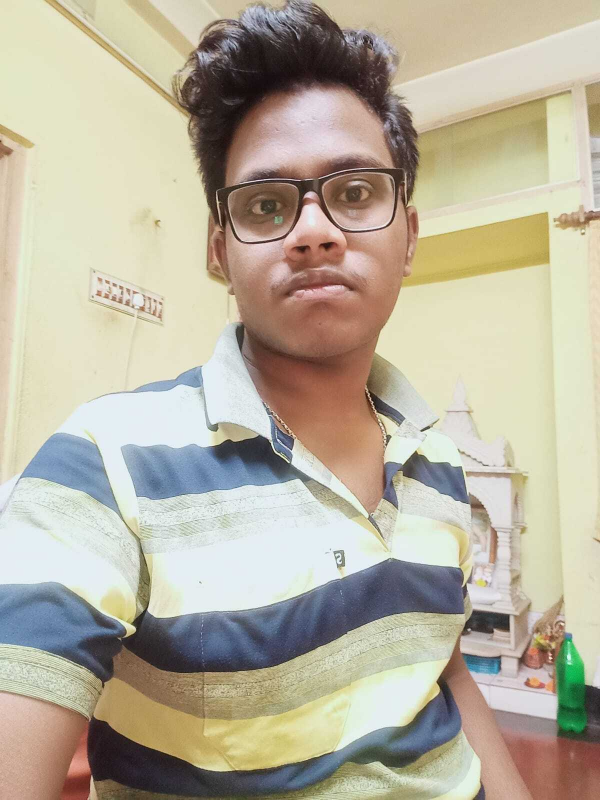
#> input picture code/dataset/testing/Arup4.jpg, 1200 x 1599 px (shown at 1/2 size)
$ python -i Eigen_Fisher_Face_LBPH_video_realtime.py   (imports and definitions only)
#> lines starting #> are read from the running program, lines starting #| are printed output that depends on the picture
#> further down, picture is the input picture: shape (1599, 1200, 3); mean B, G, R 158.9, 177.2, 184.6

# install opencv-contrib using the command
# pip install --user opencv-contrib-python


#import the required libraries
import cv2


# function to detect face from image
def face_detection(image_to_detect):
    #converting the image to grayscale since its required for eigen and fisher faces
    image_to_detect_gray = cv2.cvtColor(image_to_detect, cv2.COLOR_BGR2GRAY)
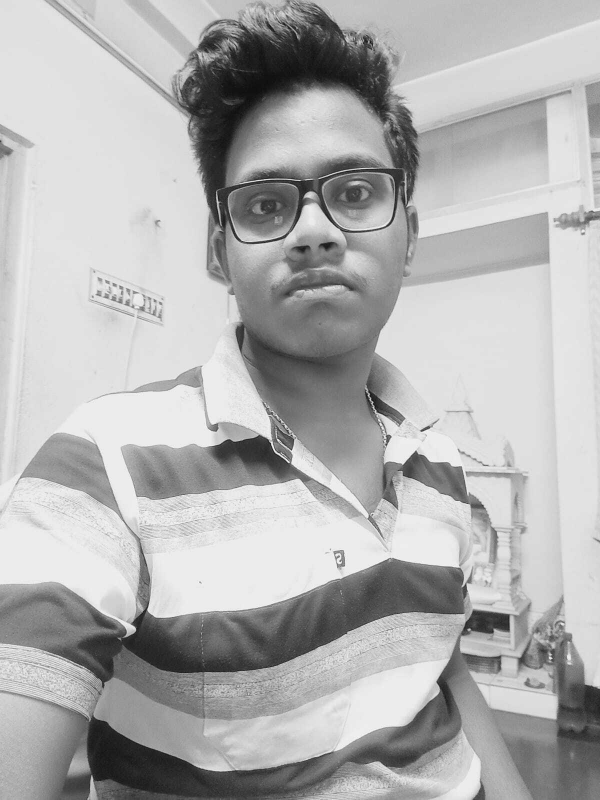
#> image_to_detect_gray: shape (1599, 1200) (shown at 1/2 size); min 4, max 255, mean 177.4

    # load the pretrained model for face detection
    # lbpcascade is recommended for LBPH
    # haarcascade is recommended for Eigenface and Fisherface haarcascade_frontalface_default.xml
    # download lpbcascade from https://raw.githubusercontent.com/opencv/opencv/master/data/lbpcascades/lbpcascade_frontalface.xml
    face_detection_classifier = cv2.CascadeClassifier('code/models/haarcascade_frontalface_default.xml')
    # can also use lbpcascade_frontalface.xml

    # detect all face locations in the image using classifier
    all_face_locations = face_detection_classifier.detectMultiScale(image_to_detect_gray)
#> all_face_locations = [[1103, 1472, 83, 83], [377, 198, 504, 504]]

    # if no faces are detected
    if (len(all_face_locations) == 0):
        return None, None

    #splitting the tuple to get four face positions
    x,y,width,height = all_face_locations[0]
#> x = 1103; y = 1472; width = 83; height = 83

    #calculating face coordinates
    face_coordinates = image_to_detect_gray[y:y+width, x:x+height]
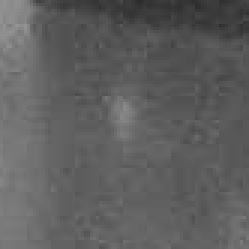
#> face_coordinates: shape (83, 83) (shown 3 times larger); min 43, max 148, mean 94.6

    #training and testing images should be of same size for eigen and fisher faces
    #for LBPH its optional
    face_coordinates = cv2.resize(face_coordinates,(500,500))
#> face_coordinates: shape (500, 500)

    #return the face detected and face location
    return face_coordinates, all_face_locations[0]


names = []
# [3 lines not run here, left out]


#create the instance of face recognizer
face_classifier = cv2.face.FisherFaceRecognizer_create()

#########read the pretrained model ###########
# [44 lines not run here, left out]

>>> import cv2
>>> picture = cv2.imread('dataset/testing/Arup4.jpg')
>>> result = face_detection(picture)

$ run again, on code/dataset/testing/RDJ3.jpg
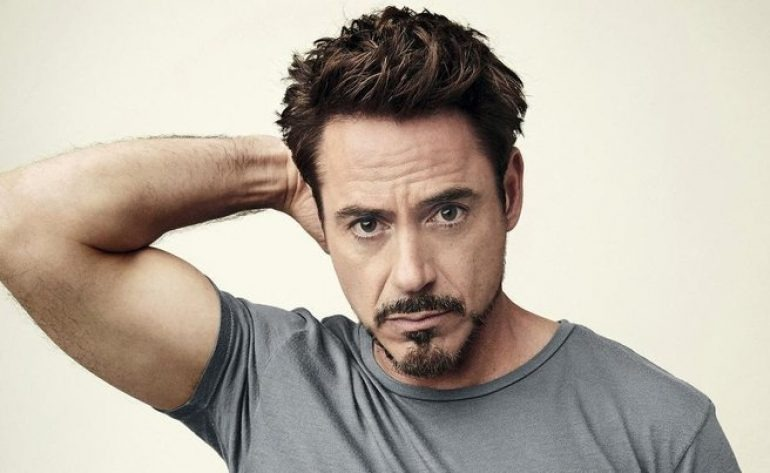
#> input picture code/dataset/testing/RDJ3.jpg, 770 x 473 px
#> picture is the input picture: shape (473, 770, 3); mean B, G, R 163.8, 175.6, 184.6
#> in face_detection, `image_to_detect_gray = cv2.cvtColor(image_to_detect, cv2.COLOR_BGR2GRAY)`:
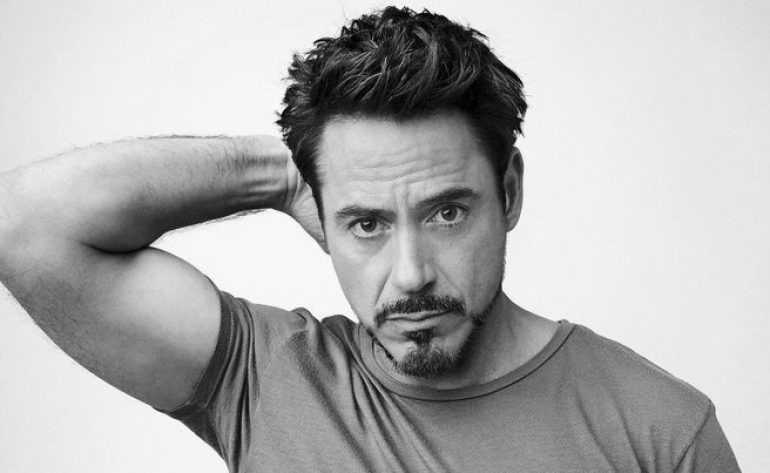
#> image_to_detect_gray: shape (473, 770); min 0, max 254, mean 177
#> all_face_locations = [[291, 127, 248, 248]]
#> x = 291; y = 127; width = 248
#> in face_detection, `face_coordinates = image_to_detect_gray[y:y+width, x:x+height]`:
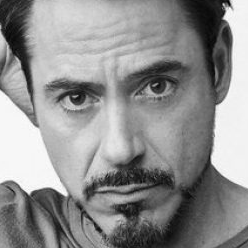
#> face_coordinates: shape (248, 248); min 1, max 254, mean 143
